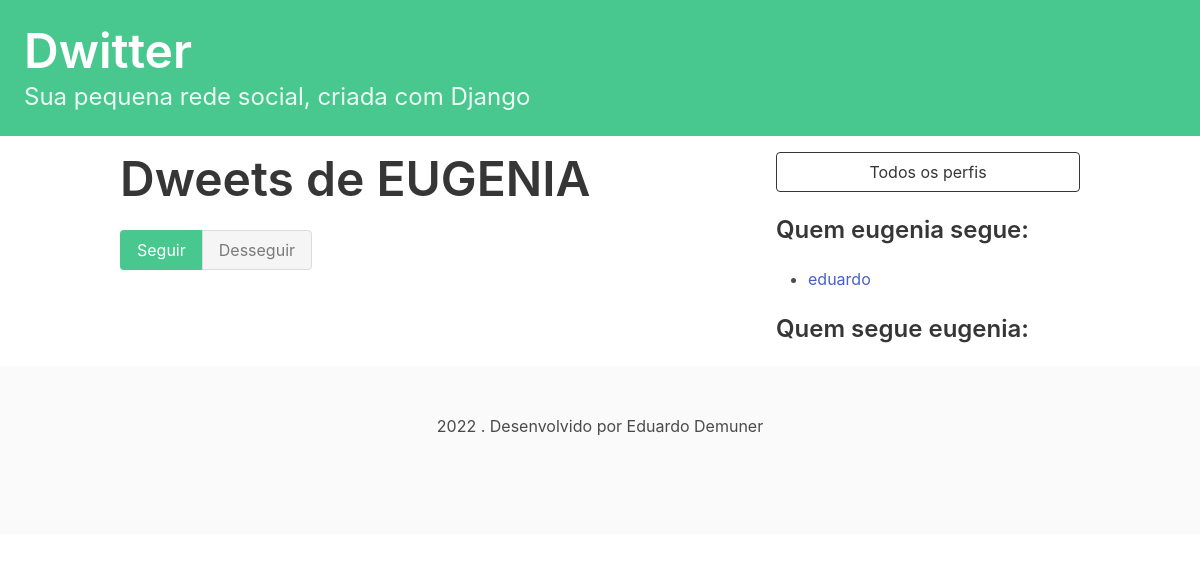
The app's page /profile/4 (signed in) with its own data.
### dwitter/models.py (models this page shows)
class Profile(models.Model):
    user = models.OneToOneField(User, on_delete=models.CASCADE)
    follows = models.ManyToManyField(
        "self",
        related_name="followed_by",
        symmetrical=False,
        blank=True
    )
    def __str__(self):
        return self.user.username

### dwitter/views.py (the view, shortened to what this page needs)
# urls.py: path("profile/<int:pk>", profile, name="profile"),
@login_required(login_url='/login/')
def profile(request, pk):
    profile = Profile.objects.get(pk=pk)
    return render(request, "dwitter/profile.html", {"profile": profile})

### dwitter/templates/dwitter/profile.html (shortened to what this page needs)
{% extends 'base.html' %}
{% block content %}
<div class="columns">
    <div class="column">
        <div class="block">
            <h1 class="title is-1">
                Dweets de {{ profile.user.username|upper }}
            </h1>
            <form method="post">
                <div class="buttons has-addons">
                    {% if profile in user.profile.follows.all %}
                        <button class="button is-success is-static">Seguir</button>
                        <button class="button is-danger"
                        name="follow" value="unfollow">Desseguir</button>
                    {% else %}
                        <button class="button is-success"
                        name="follow" value="follow">Seguir</button>
                        <button class="button is-danger is-static">Desseguir</button>
                    {% endif %}
                </div>
            </form>
        </div>
    </div>
    <div class="column is-one-third">
        <div class=block>
            <a href="{% url 'dwitter:profile_list' %}">
                <button class="button is-dark is-outlined is-fullwidth">
                    Todos os perfis
                </button>
            </a>
        </div>
        <div class="block">
            <h3 class="title is-4">
                Quem {{ profile.user.username }} segue:
            </h3>
            <div class="content">
                <ul>
                    {% for following in profile.follows.all %}
                        <li>
                            <a href="{% url 'dwitter:profile' following.id %}">
                                {{ following }}
                            </a>
                        </li>
                    {% endfor %}
                </ul>
            </div>
        </div>
        <div class="block">
            <h3 class="title is-4">
                    Quem segue {{ profile.user.username }}:
            </h3>
        </div>
    </div>
</div>
{% endblock content %}

### records on screen
Profile: user.username "EUGENIA", user.username "eugenia"
Profile: user.username "eduardo"
